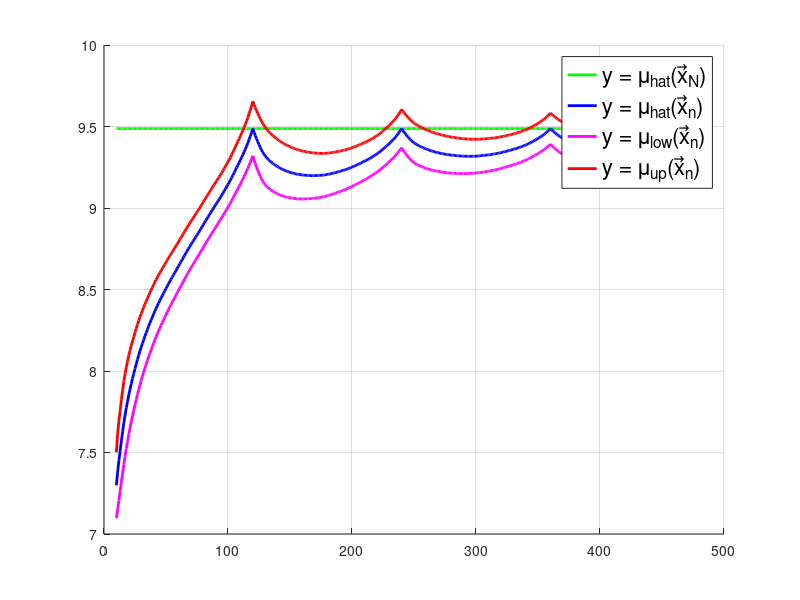
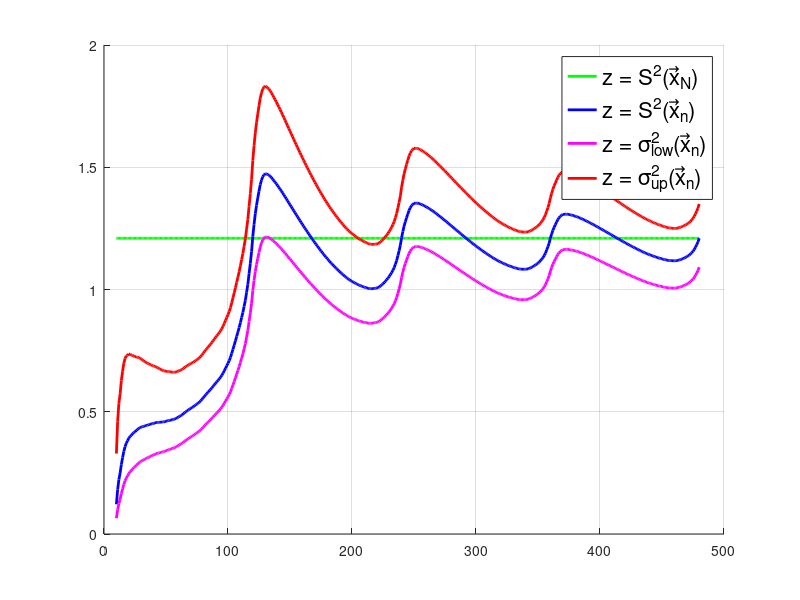

MATLAB code to generate these figures, in order:
pkg load statistics

x = [11.89,9.60,9.29,10.06,9.50,8.93,9.58,6.81,8.69,9.62,...
     9.01,10.59,10.50,11.53,9.94,8.84,8.91,6.90,9.76,7.09,...
     11.29,11.25,10.84,10.76,7.42,8.49,10.10,8.79,11.87,8.77,...
     9.43,12.41,9.75,8.53,9.72,9.45,7.20,9.23,8.93,9.15,...
     10.19,9.57,11.09,9.97,8.81,10.73,9.57,8.53,9.21,10.08,...
     9.10,11.03,10.10,9.47,9.72,9.60,8.21,7.78,10.21,8.99,...
     9.14,8.60,9.14,10.95,9.33,9.98,9.09,10.35,8.61,9.35,...
     10.04,7.85,9.64,9.99,9.65,10.89,9.08,8.60,7.56,9.27,...
     10.33,10.09,8.51,9.86,9.24,9.63,8.67,8.85,11.57,9.85,...
     9.27,9.69,10.90,8.84,11.10,8.19,9.26,9.93,10.15,8.42,...
     9.36,9.93,9.11,9.07,7.21,8.22,9.08,8.88,8.71,9.93,...
     12.04,10.41,10.80,7.17,9.00,9.46,10.42,10.43,8.38,9.01];
   x = sort(x);
   x = [x x];
   x = [x x];
gamma = 0.9;
begin = 10;

n = length(x);

fprintf('gamma = %.2f\n', gamma);

fprintf('\nЗадание 1.а/2\n');

function res = sample_mean(x)
    n = length(x);
    res = sum(x) / n;
endfunction

function res = unbiased_sample_variance(x)
    n = length(x);
    mu = sample_mean(x);

    res = sum((x - mu) .^ 2) / (n - 1);
endfunction

mu = sample_mean(x);
sqrS = unbiased_sample_variance(x);

fprintf('mu  = %5.4f\n', mu);
fprintf('S^2 = %5.4f\n', sqrS);

fprintf('\nЗадание 1.б\n');

function [lower_bound, upper_bound] = get_mx_confidence(x, gamma)
    sm = sample_mean(x);
    s  = sqrt(unbiased_sample_variance(x));
    n  = length(x);
    t  = tinv((1 + gamma) / 2, n - 1);

    lower_bound = sm - s * t / sqrt(n);
    upper_bound = sm + s * t / sqrt(n);
endfunction

[lower_mu, upper_mu] = get_mx_confidence(x, gamma);

fprintf('%.2f-доверительный интервал для математического ожидания\n', gamma);
fprintf('(%5.6f, %5.6f)\n', lower_mu, upper_mu);

fprintf('\nЗадание 1.в\n');

function [lower_bound, upper_bound] = get_dx_confidence(x, gamma)
    s2  = unbiased_sample_variance(x);
    n  = length(x);
    t_low  = chi2inv((1 + gamma) / 2, n - 1);
    t_up  = chi2inv((1 - gamma) / 2, n - 1);

    lower_bound = (n - 1) * s2 / t_low;
    upper_bound = (n - 1) * s2 / t_up;
endfunction

[lower_sigma2, upper_sigma2] = get_dx_confidence(x, gamma);

fprintf('%.2f-доверительный интервал для дисперсии\n', gamma);
fprintf('(%5.6f, %5.6f)\n', lower_sigma2, upper_sigma2);


fprintf('\nЗадание 3.a\n');
fprintf('График в отдельном окне\n');

hat_mu_x_N = zeros(n - begin + 1, 1) + mu;
hat_mu_x_n = zeros(n - begin + 1, 1);
low_mu = zeros(n - begin + 1, 1);
up_mu  = zeros(n - begin + 1, 1);

for i=begin:n
    cur_x = x(1:i);
    hat_mu_x_n(i-begin+1) = sample_mean(cur_x);
    [low_mu(i-begin+1), up_mu(i-begin+1)] = get_mx_confidence(cur_x, gamma);
endfor

h = figure();
set(h, 'numbertitle', 'off', 'name', 'Задание 3.а');
hold on;
plot(begin:n, hat_mu_x_N, 'color', 'g', 'linewidth', 2);
plot(begin:n, hat_mu_x_n, 'color', 'b', 'linewidth', 2);
plot(begin:n, low_mu,     'color', 'm', 'linewidth', 2);
plot(begin:n, up_mu,      'color', 'r', 'linewidth', 2);
l = legend('y = \mu_{hat}(x⃗_N)', 'y = \mu_{hat}(x⃗_n)',
           'y = \mu_{low}(x⃗_n)', 'y = \mu_{up}(x⃗_n)');
set(l, 'interpreter', 'tex', 'fontsize', 16);
grid;

fprintf('\nЗадание 3.б\n');
fprintf('График в отдельном окне\n');

S_x_N = zeros(n - begin + 1, 1) + sqrS;
S_x_n = zeros(n - begin + 1, 1);
low_sig2 = zeros(n - begin + 1, 1);
up_sig2  = zeros(n - begin + 1, 1);

for i=begin:n
    cur_x = x(1:i);
    S_x_n(i-begin+1) = unbiased_sample_variance(cur_x);
    [low_sig2(i-begin+1), up_sig2(i-begin+1)] = get_dx_confidence(cur_x, gamma);
endfor

g = figure();
set(g, 'numbertitle', 'off', 'name', 'Задание 3.б');
hold on;
plot(begin:n, S_x_N,    'color', 'g', 'linewidth', 2);
plot(begin:n, S_x_n,    'color', 'b', 'linewidth', 2);
plot(begin:n, low_sig2, 'color', 'm', 'linewidth', 2);
plot(begin:n, up_sig2,  'color', 'r', 'linewidth', 2);
l = legend('z = S^2(x⃗_N)', 'z = S^2(x⃗_n)',
           'z = \sigma^2_{low}(x⃗_n)', 'z = \sigma^2_{up}(x⃗_n)');
set(l, 'interpreter', 'tex', 'fontsize', 16);
grid;

waitfor(h);
waitfor(g);
